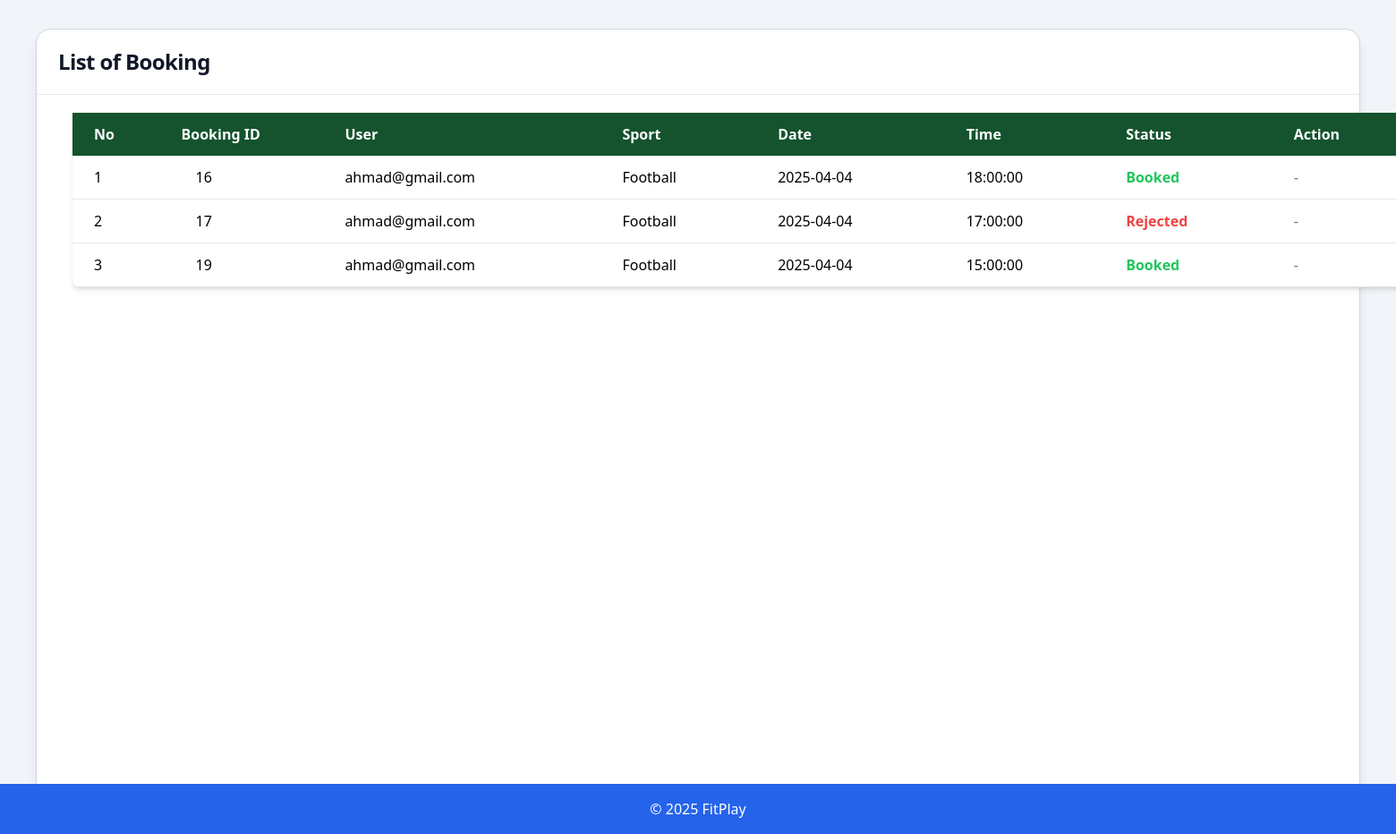
The app's page /list-booking.php (signed in) with its own data.
### tables this page shows
CREATE TABLE `booking` (
  `BookingID` int(11) NOT NULL,
  `UserID` int(11) NOT NULL,
  `SportID` int(11) NOT NULL,
  `CourtID` int(11) NOT NULL,
  `Time` time NOT NULL,
  `Date` date NOT NULL,
  `Status` varchar(100) NOT NULL
);

CREATE TABLE `user` (
  `UserID` int(11) NOT NULL,
  `email` varchar(255) NOT NULL,
  `contact` varchar(100) NOT NULL,
  `password` varchar(255) NOT NULL
);

CREATE TABLE `sport` (
  `SportID` int(11) NOT NULL,
  `SportName` varchar(100) NOT NULL
);

### list-booking.php (the view, shortened to what this page needs)
<?php
include "config.php";
?>
<!DOCTYPE html>
<html lang="en">
<head>
    <script src="https://cdn.tailwindcss.com"></script>
</head>
<body class="">
    <div class="flex flex-row min-h-screen">
        <div class="w-full bg-slate-100">
            <div class="mt-8 bg-white mx-10 rounded-2xl h-[900px] shadow-lg border border-gray-300">
                <div class="border-b border-gray-200 px-4 py-5 sm:px-6">
                    <div class="sm:flex sm:items-center">
                        <div class="sm:flex-auto">
                            <h2 class="text-2xl font-bold tracking-tight text-gray-900">List of Booking</h2>
                        </div>
                    </div>
                </div>
                <table class="min-w-[1500px] bg-white shadow-md mx-10 mt-5 rounded-lg">
                    <thead>
                        <tr class="bg-green-900 text-white">
                            <th class="py-3 px-6 text-left">No</th>
                            <th class="py-3 px-2 text-left">Booking ID</th>
                            <th class="py-3 px-6 text-left">User</th>
                            <th class="py-3 px-6 text-left">Sport</th>
                            <th class="py-3 px-6 text-left">Date</th>
                            <th class="py-3 px-6 text-left">Time</th>
                            <th class="py-3 px-6 text-left">Status</th>
                            <th class="py-3 px-6 text-left">Action</th>
                        </tr>
                    </thead>
                    <tbody>
                        <?php
                        $sql = "SELECT B.BookingID, U.email, S.SportName, B.Date, B.Time, B.Status
                            FROM Booking B
                            JOIN Sport S ON B.SportID = S.SportID
                            JOIN User U ON U.UserID = B.UserID
                            ORDER BY B.Date";
                        $stmt = $conn->prepare($sql);
                        $stmt->execute();
                        $result = $stmt->get_result();
                        if ($result->num_rows > 0):
                            $count = 1;
                            while ($row = $result->fetch_assoc()): ?>
                                <tr class="border-b hover:bg-gray-100">
                                    <td class="py-3 px-6"><?php echo $count; ?></td>
                                    <td class="py-3 px-6"><?php echo $row['BookingID']; ?></td>
                                    <td class="py-3 px-6"><?php echo $row['email']; ?></td>
                                    <td class="py-3 px-6"><?php echo $row['SportName']; ?></td>
                                    <td class="py-3 px-6"><?php echo $row['Date']; ?></td>
                                    <td class="py-3 px-6"><?php echo $row['Time']; ?></td>
                                    <td class="py-3 px-6">
                                        <?php
                                        $statusClass = '';
                                        $statusText = $row['Status'];
                                        if ($statusText == 'Pending') {
                                            $statusClass = 'font-semibold text-yellow-500';
                                        } elseif ($statusText == 'Rejected') {
                                            $statusClass = 'font-semibold text-red-500';
                                        } elseif ($statusText == 'Booked') {
                                            $statusClass = 'font-semibold text-green-500';
                                        }
                                        ?>
                                        <span class="<?php echo $statusClass; ?>"><?php echo $statusText; ?></span>
                                    </td>
                                    <td class="py-3 px-6">
                                        <?php if ($row['Status'] === 'Pending'): ?>
                                            <form id="approve-form-<?php echo $row['BookingID']; ?>" method="POST" style="display:inline;">
                                                <input type="hidden" name="booking_id" value="<?php echo $row['BookingID']; ?>">
                                                <input type="hidden" name="approve_booking" value="1">
                                                <button type="button" class="bg-blue-500 text-white px-4 py-2 rounded"
                                                    onclick="confirmApprove(<?php echo $row['BookingID']; ?>)">Approve</button>
                                            </form>
                                            <form id="reject-form-<?php echo $row['BookingID']; ?>" method="POST" style="display:inline;">
                                                <input type="hidden" name="booking_id" value="<?php echo $row['BookingID']; ?>">
                                                <input type="hidden" name="reject_booking" value="1">
                                                <button type="button" class="bg-red-500 text-white px-4 py-2 rounded"
                                                    onclick="confirmReject(<?php echo $row['BookingID']; ?>)">Reject</button>
                                            </form>
                                        <?php else: ?>
                                            <span class="text-gray-500"> - </span>
                                        <?php endif; ?>
                                    </td>
                                </tr>
                            <?php $count++;
                            endwhile; ?>
                        <?php else: ?>
                            <tr>
                                <td colspan="8" class="text-center py-4 text-gray-500">No bookings found</td>
                            </tr>
                        <?php endif; ?>
                    </tbody>
                </table>
            </div>
        </div>
    </div>
    <footer class="bg-blue-600 text-white text-center py-4 w-full mt-auto fixed bottom-0 left-0 right-0">
        &copy; 2025 FitPlay
    </footer>
</body>
</html>
</html>

### records on screen
booking: BookingID "16", UserID.email "ahmad@gmail.com", SportID.SportName "Football", Date "2025-04-04", Time "18:00:00", Status "Booked"
booking: BookingID "17", UserID.email "ahmad@gmail.com", SportID.SportName "Football", Date "2025-04-04", Time "17:00:00", Status "Rejected"
booking: BookingID "19", UserID.email "ahmad@gmail.com", SportID.SportName "Football", Date "2025-04-04", Time "15:00:00", Status "Booked"
